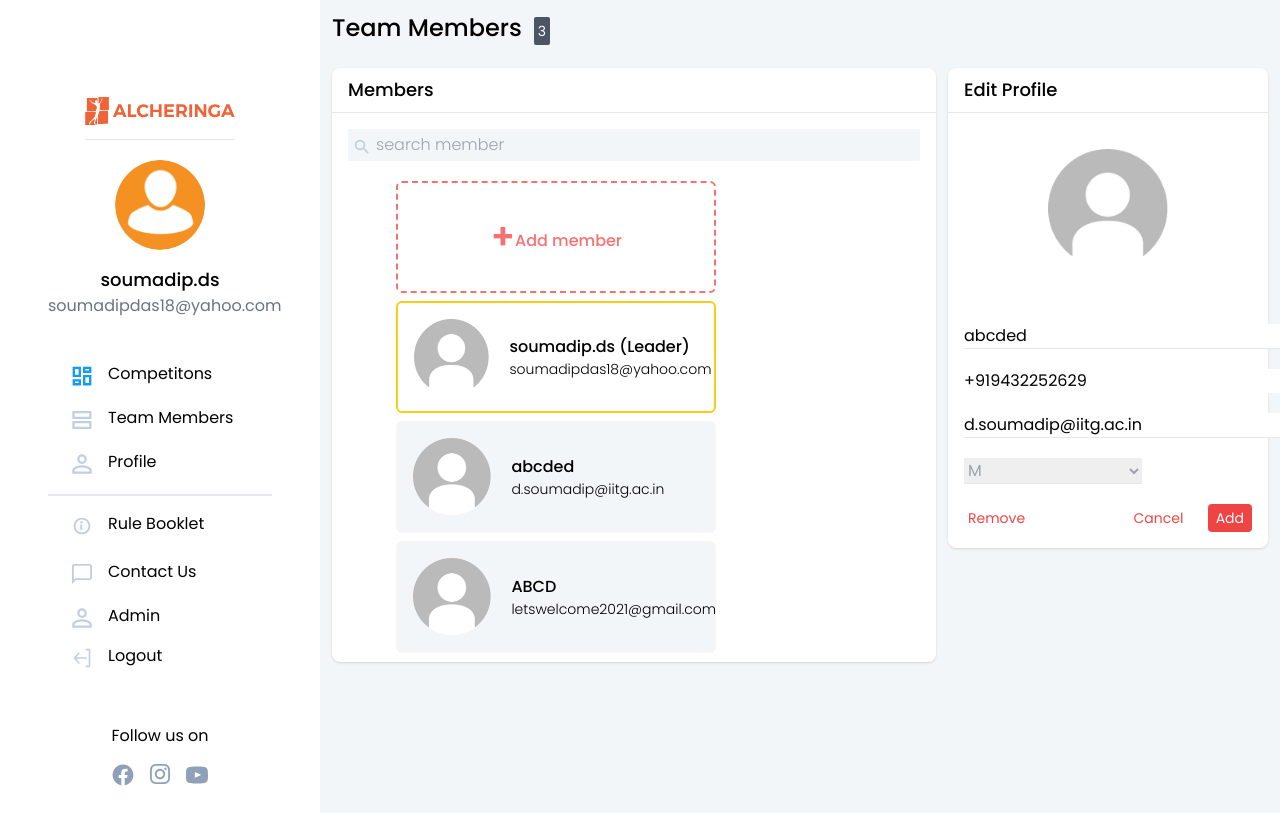
The page /teams/member/4046a8aa-68db-4c87-bd32-ffc739e39ff8 (signed in) on the database its author committed.
### authentication/models.py (models this page shows, shortened)
class NewUser(AbstractBaseUser, PermissionsMixin):
    alcherid = models.CharField(
        max_length=255, blank=True, unique=True)
    id = models.SlugField(primary_key=True, default=uuid.uuid4)
    img = models.ImageField(upload_to="image_uploads/userdp/",
                            default='user-default.png')
    email = models.EmailField(_('email address'), unique=True)
    username = models.CharField(max_length=150, unique=True)
    collegename = models.CharField(max_length=150, unique=False)
    city = models.CharField(max_length=150, unique=False)
    fullname = models.CharField(max_length=150, blank=True)
    phone = PhoneNumberField(unique=False, blank=True)
    alternate_phone = PhoneNumberField(unique=False, blank=True,null=True)
    interest = models.ManyToManyField(
        "competitions.Module", related_name="interest")
    team_members=models.IntegerField(default=0)
    no_of_events_registered=models.IntegerField(default=0)
    date_joined = models.DateTimeField(default=timezone.now)
    provider = models.CharField(max_length=200, unique=False, default="email")
    about = models.TextField(_('about'), max_length=500, blank=True)
    is_staff = models.BooleanField(default=False)
    is_active = models.BooleanField(default=False)
    objects = CustomAccountManager()
    USERNAME_FIELD = 'email'
    REQUIRED_FIELDS = ['username']

### teams/models.py (models this page shows, shortened)
class TeamMembers(models.Model):
    GENDER_CHOICES = [
        ('M', 'Male'),
        ('F', 'Female'),
    ]
    id = models.SlugField(primary_key=True, default=uuid.uuid4)
    email = models.EmailField(unique=True)
    name = models.CharField(max_length=150, blank=True)
    phone = PhoneNumberField(unique=False, blank=True)
    gender = models.CharField(choices = GENDER_CHOICES,max_length=1,default='M')

### teams/views.py (the view)
# urls.py: path('member/<id>', views.update_member, name='update-member'),
@login_required(login_url='login')
def update_member(request, id):
    team = Team.objects.filter(leader=request.user).first()
    all_members = []
    for member in team.members.all():
        all_members.append(member)
    member = TeamMembers.objects.filter(id=id).first()
    if request.method == 'POST':
        if '_remove' in request.POST:
            member.delete()
        else:
            form = MemberForm(request.POST)
            member.name = form['name'].value()
            member.email = form['email'].value()
            member.phone = form['phone'].value()
            member.gender = form['gender'].value()
            member.save()
        return redirect('team')
    else:
        form = MemberForm()
        form.fields['name'].widget.attrs['value'] = member.name
        form.fields['email'].widget.attrs['value'] = member.email
        form.fields['phone'].widget.attrs['value'] = member.phone
        form.fields['gender'].widget.attrs['value'] = member.gender
    return render(request, 'teams/update_member.html', {'form': form, 'member': member, 'team': all_members})

### teams/forms.py
class MemberForm(forms.Form):
    name = forms.CharField(max_length=100, widget=forms.TextInput(attrs={'class':'border-b','size':'25','placeholder':'Enter Name'}))
    phone = PhoneNumberField(widget=forms.TextInput(attrs={'class':'border-b','size':'25','placeholder':'Enter Phone Number'}))
    email = forms.EmailField(max_length=100,widget=forms.EmailInput(attrs={'class':'border-b','size':'25','placeholder':'Enter Email'}))
    gender = forms.ChoiceField(choices=(('M','M'),('F','F')),widget=forms.Select(attrs={'class':'border-b text-gray-400 pr-36','width':'110%','placeholder':'Gender'}))

### templates/teams/update_member.html (shortened to what this page needs)
{% extends '../basictailwind.html'%}
{% load static %}
{%block body%}
<div  style="background-color: #F3F6F8;">
    {% include 'navbar.html' %}
    <div class="grid grid-flow-col">
        <div>
            <div class="m-3 font-medium text-2xl">Team Members<span
                    class="mx-3 p-1 bg-gray-600 rounded-sm font-normal text-white text-sm">{{team|length}}</span></div>
            <div class="grid grid-flow-col">
                <div class="m-3 bg-white rounded-lg shadow">
                    <div class="py-2 px-4 font-medium text-lg border-b">Members</div>
                    <div class="m-4 rounded-sm"  style="background-color: #F3F6F8;">
                        <span class="float-left p-1">
                        </span>
                        <span>
                            <input type="search" class="py-1 font-light text-base" style="background-color: #F3F6F8;"
                                placeholder="search member" />
                        </span>
                    </div>
                    <div class="flex flex-wrap justify-between" style="margin:5px 10%;">
                        <button onclick="toggleOpen(this.id)" id="addMemberButton"
                            class="m-1 h-28 border-red-400 border-2 border-dashed grid grid-flow-col items-center justify-center lg:w-80 w-full rounded-md">
                            <div class="text-red-400 font-semibold text-4xl">+</div>
                            <div class="mt-2 text-red-400 font-medium">Add member</div>
                        </button>
                        <div class="m-1 p-4 h-28 flex bg-white border-yellow-400 lg:w-80 w-full border-2 rounded-md">
                            <img width="75" src="{%static 'imgs/user-default.png'%}" alt="profile" border="0" />
                            <div class="mx-5 my-auto">
                                <div class="font-medium text-base">{{user.username}} (Leader)</div>
                                <div class="font-light text-sm">{{user.email}}</div>
                            </div>
                        </div>
                        {% for member in team %}
                        {%if not member.email == user.email%}
                        <div
                             style="background-color: #F3F6F8;" class="m-1 p-4 lg:h-28 border-red-50 border rounded-md hover:bg-white hover:shadow-md lg:w-80 w-full edit-delete-parent">
                            <div class="flex">
                                <img width="78" height="78" src="{%static 'imgs/user-default.png'%}" alt="profile" />
                                <div class="mx-5 my-auto">
                                    <div class="font-medium text-base">{{member.name}}</div>
                                    <div class="font-light text-sm">{{member.email}}</div>
                                </div>
                            </div>
                        </div>
                        {%endif%}
                        {% endfor %}
                    </div>
                </div>
                <div class="hidden lg:block">
                    <div style="height: 480px;" id="editProfileCard" class="mr-3 mt-3 w-80 bg-white rounded-lg shadow">
                        <div class="py-2 px-4 font-medium text-lg border-b">Edit Profile</div>
                        <img class="my-9 mx-auto" width="120" src="{%static 'imgs/user-default.png'%}" alt="profile"
                            border="0" />
                        <form class="px-4 space-y-5" method="POST">
                            {{form.name}} {{form.phone}} {{form.email}} {{form.gender}}
                            <div class="flex justify-between pb-4">
                                <button type="button" class="text-red-500 mx-1 text-sm" onclick="toggleOpen(this.id)"
                                    id="deleteButton">Remove</button>
                                <div><button class="text-red-500 mx-5 text-sm" id="cancel-edit">Cancel</button>
                                    <button type="submit" name='_save'
                                        class="bg-red-500 text-white py-1 px-2 text-sm rounded">Add</button>
                                </div>
                            </div>
                        </form>
                    </div>
                </div>
            </div>
        </div>
    </div>
</div>
{% endblock %}

### templates/navbar.html (shortened to what this page needs)
{%load static%}
  <nav class="w-80 hidden sm:block bg-white rounded shadow-md">
    <div class="w-80 h-screen flex flex-col justify-center bg-white border-gray-400 px-12 fixed float-left">
      <a href="/"><img src="{% static 'imgs/alcher_orange.svg'%}" class="mt-24 mx-auto pb-3 border-b" width="150px" height="40px" alt="logo" border="0" /></a>
      <div class="flex flex-col justify-center my-5">
        <img style="height : 90px; width : 90px; border-radius: 50%;" src="{{request.user.img.url}}" alt="profile pic" border="0"
                class="mx-auto rounded-full" />
        <div class="pt-4 font-medium text-lg text-center">{{request.user.username}}</div>
        <div class="text-gray-500 text-base font-normal text-center">{{request.user.email}}</div>
      </div>
      <div class="pt-2 mt-2 mb-28 flex flex-col justify-center">
        <a href="{%url 'showallcompetitions'%}"><div class="rounded-full flex flex-nowrap my-1 py-2 pl-6 w-60 hover:border-0 hover:bg-gray-100">
          <svg width="20" height="20" viewBox="0 0 24 24" fill="none" xmlns="http://www.w3.org/2000/svg">
            <path d="M9.35 11.85H2.15V2.15H9.35V11.85ZM9.35 21.85H2.15V17.15H9.35V21.85ZM21.85 21.85H14.65V12.15H21.85V21.85ZM14.65 6.85V2.15H21.85V6.85H14.65Z" stroke="#109CF1" stroke-width="2.8" />
          </svg>
          <p class="pl-4 -mt-1">Competitons</p>
        </div></a>
        <a href="{%url 'team'%}"><div class="rounded-full flex flex-nowrap my-1 py-2 w-60 pl-6 hover:border-0 hover:bg-gray-100">
          <svg width="20" height="20" viewBox="0 0 25 24" fill="none" xmlns="http://www.w3.org/2000/svg">
            <path d="M1.9 9.35V2.15H22.85V9.35H1.9ZM1.9 21.85V14.65H22.85V21.85H1.9Z" stroke="#C2CFE0" stroke-width="2.8" />
          </svg>
          <p class="pl-4 -mt-1">Team Members</p>
        </div></a>
        <a href='{%url 'profile'%}' >
        <div class="rounded-full flex flex-nowrap my-1 py-2 w-60 pl-6 hover:border-0 hover:bg-gray-100 mb-3">
          <p class="pl-4 -mt-1">Profile</p>
        </div>
        </a>
        <hr class="border bg-gray-200" />
        <a href="s"><div class="rounded-full flex flex-nowrap my-2 py-2 w-60 pl-6 hover:border-0 hover:bg-gray-100 mt-3">
          <p class="pl-4 -mt-1">Rule Booklet</p>
        </div></a>
        <a href="n"><div class="rounded-full flex flex-nowrap my-1 py-2 w-60 pl-6 hover:border-0 hover:bg-gray-100">
          <p class="pl-4 -mt-1">Contact Us</p>
        </div></a>
        {%if request.user.is_staff%}
        <a href="/admin" target="_blank"><div class="rounded-full flex flex-nowrap my-1 py-2 pl-6 w-60 hover:border-0 hover:bg-gray-100">
          <p class="pl-4 -mt-1">Admin</p>
        </div></a>
        {%endif%}
        <a href='{% url 'logout'%}'>
        <div class="rounded-full flex flex-nowrap py-2 pl-6 w-60 hover:border-0 hover:bg-gray-100">
          <p class="pl-4 -mt-1">Logout</p>
        </div>
        </a>
        <br>
        <br>
        <div>
            <div style="text-align:center">
                <p class="">Follow us on</p>
                <div class=" flex justify-center space-x-4 mt-4">
                  <a style="cursor:pointer;" href="https://www.facebook.com/alcheringaiitg" target="_blank">
                    </a>
                  <a style="cursor:pointer;" href="https://www.instagram.com/alcheringaiitg/" target="_blank">
                    </a>
                  <a style="cursor:pointer;" href="https://twitter.com/alcheringaiitg" target="_blank">
                    </a>
                </div>
            </div>
        </div>
      </div>
    </div>
  </nav>

### templates/basictailwind.html (style rules this page uses)
body { font-family: 'Poppins', sans-serif; }

### rows shown on the page
NewUser: user.img (placeholder picture), user.username "soumadip.ds", user.email "soumadipdas18@yahoo.com", username "soumadip.ds", email "soumadipdas18@yahoo.com"
TeamMembers: name "abcded", email "d.soumadip@iitg.ac.in", phone "+919432252629", gender "M"
TeamMembers: name "ABCD", email "letswelcome2021@gmail.com"

### other values the page prints
{{ team|length }} "3"
